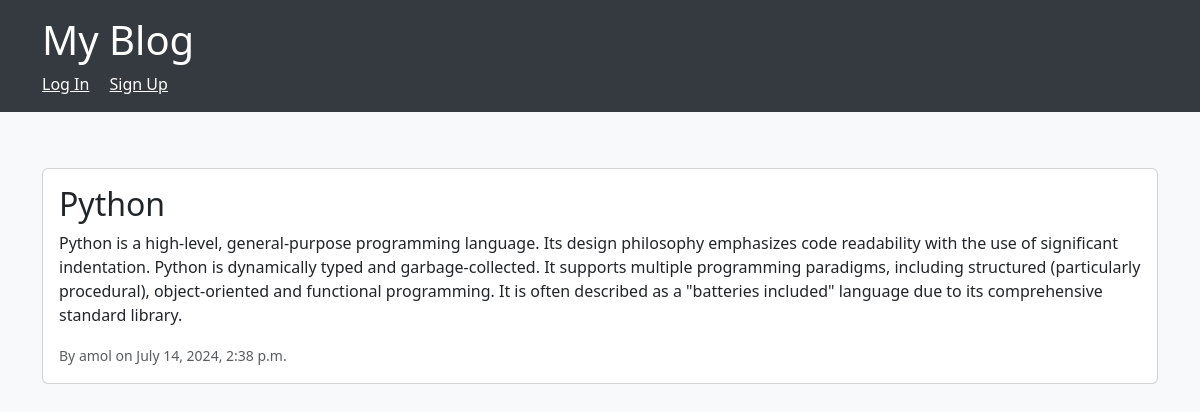
The page /post/8/ on the database its author committed.
### blog/models.py (models this page shows)
class Post(models.Model):
    title = models.CharField(max_length=200)
    body = models.TextField()
    author = models.ForeignKey(User, on_delete=models.CASCADE)
    created_at = models.DateTimeField(auto_now_add=True)
    updated_at = models.DateTimeField(auto_now=True)
    image = models.ImageField(upload_to='post_images/', null=True, blank=True)

### blog/views.py (the view)
# urls.py: path('post/<int:pk>/', views.post_detail, name='post_detail'),
def post_detail(request, pk):
    post = get_object_or_404(Post, pk=pk)
    return render(request, 'blog/post_detail.html', {'post': post})

### blog/templates/blog/post_detail.html (shortened to what this page needs)
{% extends 'blog/base.html' %}
{% block content %}
    <div class="card mt-4">
        <div class="card-body">
            <h2 class="card-title">{{ post.title }}</h2>
            <p class="card-text">{{ post.body }}</p>
            <p class="card-text"><small class="text-muted">By {{ post.author }} on {{ post.created_at }}</small></p>
        </div>
    </div>
{% endblock %}

### blog/templates/blog/base.html (style rules this page uses)
body { background-color: #f8f9fa; }

### rows shown on the page
Post: title "Python", body "Python is a high-level, general-purpose programming language. Its design philosophy emphasizes code readability with the use of significant indentation. Python is dynamically typed and garbage-collected. It supports multiple programming paradigms, including structured (particularly procedural), object-oriented and functional programming. It is often described as a \"batteries included\" language due to its comprehensive standard library.", author "amol", created_at "July 14, 2024, 2:38 p.m."
